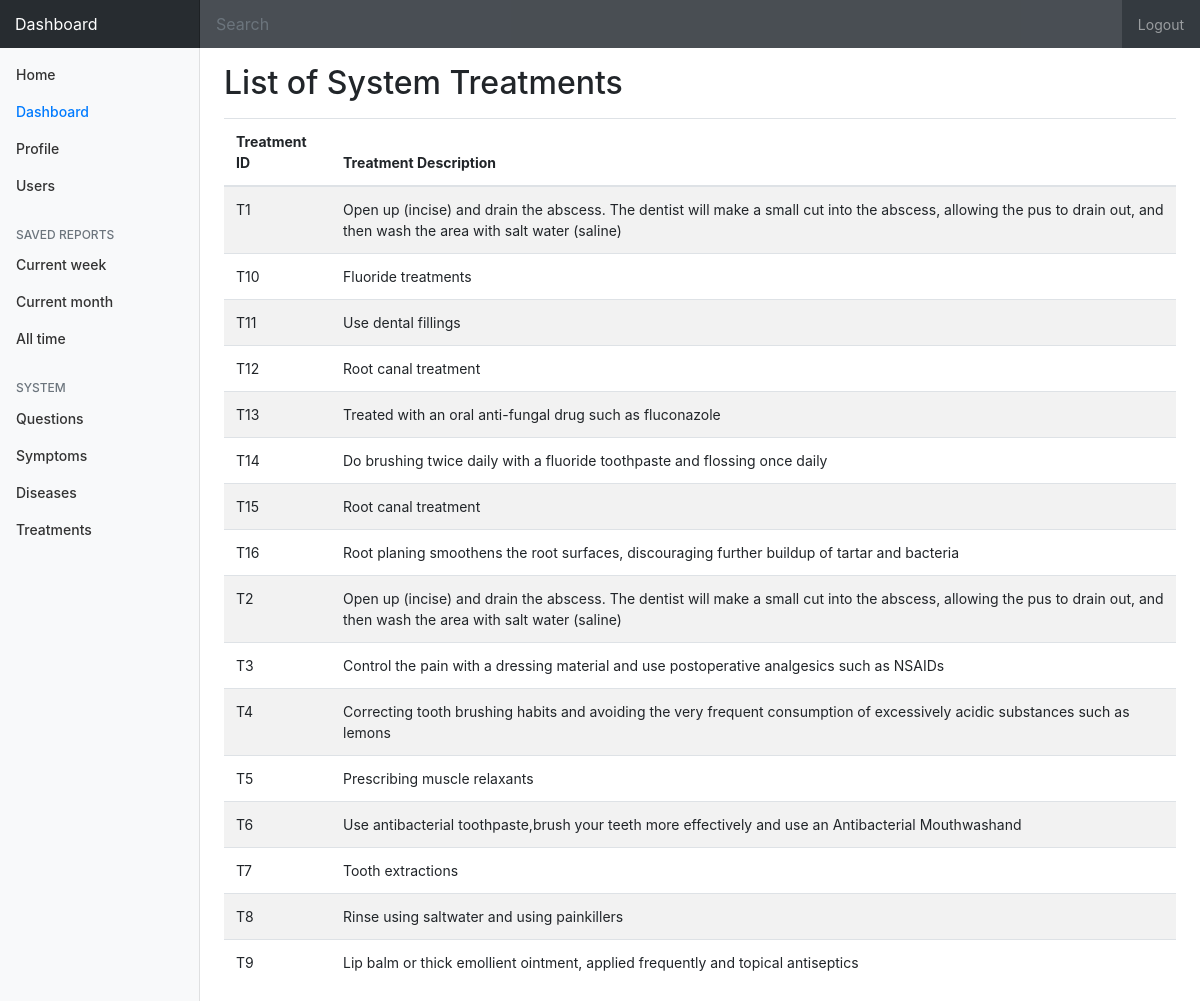
/4admin/treatments.php (signed in), run on the app's committed database.
### tables this page shows
CREATE TABLE `treatments` (
  `treatment_id` varchar(10) NOT NULL,
  `treatment_desc` varchar(255) NOT NULL
);

### 4admin/treatments.php (the view)
<?php
require_once 'template/header.php';
require_once '../config.php';
$sql = "SELECT * FROM treatments";
$stmt = $db->prepare($sql);
$stmt->execute();
$data['treatments'] = $stmt->fetchAll();
?>
<h2 class="mb-3">List of System Treatments</h2>
<table class="table table-striped">
  <thead>
    <tr>
      <th scope="col">Treatment ID</th>
      <th scope="col">Treatment Description</th>
    </tr>
  </thead>
  <tbody>
  	<?php foreach ($data['treatments'] as $treatments): ?>
    <tr>
      <td><?= strtoupper($treatments['treatment_id']) ?></td>
      <td><?= $treatments['treatment_desc'] ?></td>
    </tr>
  	<?php endforeach ?>
  </tbody>
</table>
<?php require_once 'template/footer.php'; ?>

### css/dashboard.css (style rules this page uses)
body { font-size: .875rem; }
:root { --input-padding-x: .75rem; --input-padding-y: .75rem; }

### data on the page
treatments: treatment_id "T1", treatment_desc "Open up (incise) and drain the abscess. The dentist will make a small cut into the abscess, allowing the pus to drain out, and then wash the area with salt water (saline)"
treatments: treatment_id "T10", treatment_desc "Fluoride treatments"
treatments: treatment_id "T11", treatment_desc "Use dental fillings"
treatments: treatment_id "T12", treatment_desc "Root canal treatment"
treatments: treatment_id "T13", treatment_desc "Treated with an oral anti-fungal drug such as fluconazole"
treatments: treatment_id "T14", treatment_desc "Do brushing twice daily with a fluoride toothpaste and flossing once daily"
treatments: treatment_id "T15", treatment_desc "Root canal treatment"
treatments: treatment_id "T16", treatment_desc "Root planing smoothens the root surfaces, discouraging further buildup of tartar and bacteria"
treatments: treatment_id "T2", treatment_desc "Open up (incise) and drain the abscess. The dentist will make a small cut into the abscess, allowing the pus to drain out, and then wash the area with salt water (saline)"
treatments: treatment_id "T3", treatment_desc "Control the pain with a dressing material and use postoperative analgesics such as NSAIDs"
treatments: treatment_id "T4", treatment_desc "Correcting tooth brushing habits and avoiding the very frequent consumption of excessively acidic substances such as lemons"
treatments: treatment_id "T5", treatment_desc "Prescribing muscle relaxants"
treatments: treatment_id "T6", treatment_desc "Use antibacterial toothpaste,brush your teeth more effectively and use an Antibacterial Mouthwashand"
treatments: treatment_id "T7", treatment_desc "Tooth extractions"
treatments: treatment_id "T8", treatment_desc "Rinse using saltwater and using painkillers"
treatments: treatment_id "T9", treatment_desc "Lip balm or thick emollient ointment, applied frequently and topical antiseptics"
